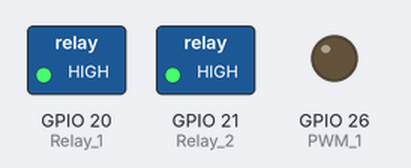
Recording of a program running on a simulated Raspberry Pi (BCM pin numbers). Shown: switched loads named in the program (green lamp = pin HIGH), output pins drawn as LEDs (lit = HIGH).

Above: at 0.05 s.
At 0.95 s:
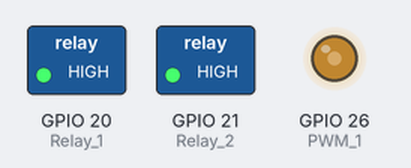
At 1.9 s:
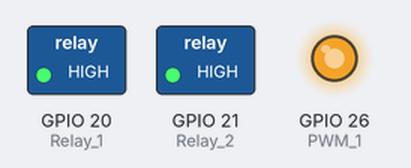
At 3.8 s:
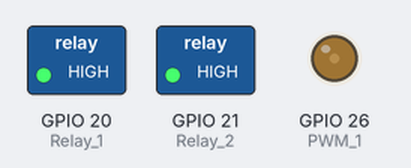
Timing chart, 0 to 5.5 s (numbered marks = the images above):
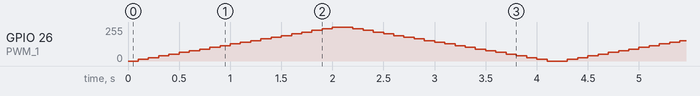

The program:

GPIO_PWM.py
```python
import RPi.GPIO as GPIO
import time

GPIO.setmode(GPIO.BCM) # set BCM chip as handle
GPIO.setwarnings(False)
# set some useful channel
Relay_1 = 20
Relay_2 = 21
PWM_1   = 26
Output_List = [Relay_1,Relay_2,PWM_1]

GPIO.setup (Output_List,GPIO.OUT,initial = GPIO.HIGH)

"""
init_freq = 50 # initial frequency in Hz
PWM_Pin37 = GPIO.PWM(PWM_1, init_freq)

# set GPIO as low/high output
GPIO.output(Relay_1,GPIO.LOW)

init_dc = 50
PWM_Pin37.start(init_dc)

# change frequency and duty cycle
para_freq = 60
para_duty = 20
PWM_Pin37.ChangeFrequency(para_freq)
PWM_Pin37.ChangeFrequency(para_duty)

# stop PWM out
PWM_Pin37.stop()
print(GPIO.input(Relay_2))
"""
def Pwm_func ():
    p = GPIO.PWM(PWM_1, 50)
    p.start(0)
    try:
        while 1:
            for dc in range(0, 101, 5):
                p.ChangeDutyCycle(dc)
                time.sleep(0.1)
            for dc in range(100, -1, -5):
                p.ChangeDutyCycle(dc)
                time.sleep(0.1)
    except KeyboardInterrupt:
        pass
    p.stop()
Pwm_func ()
# release the system resource and close GPIO control
GPIO.cleanup()
```
